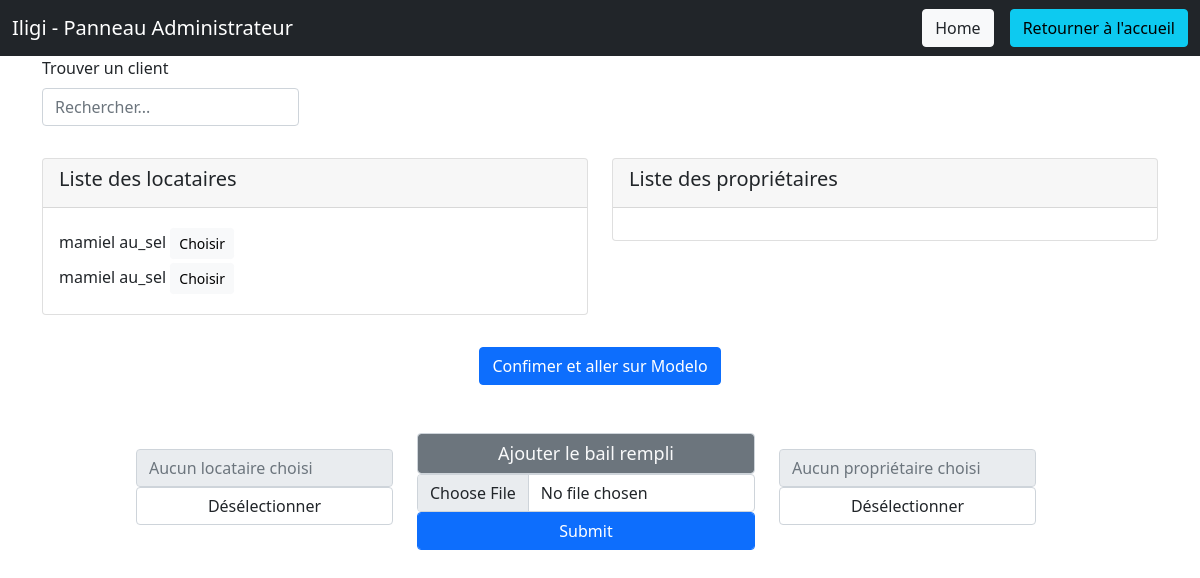
The page /Admin/index.php on the database as committed earlier.
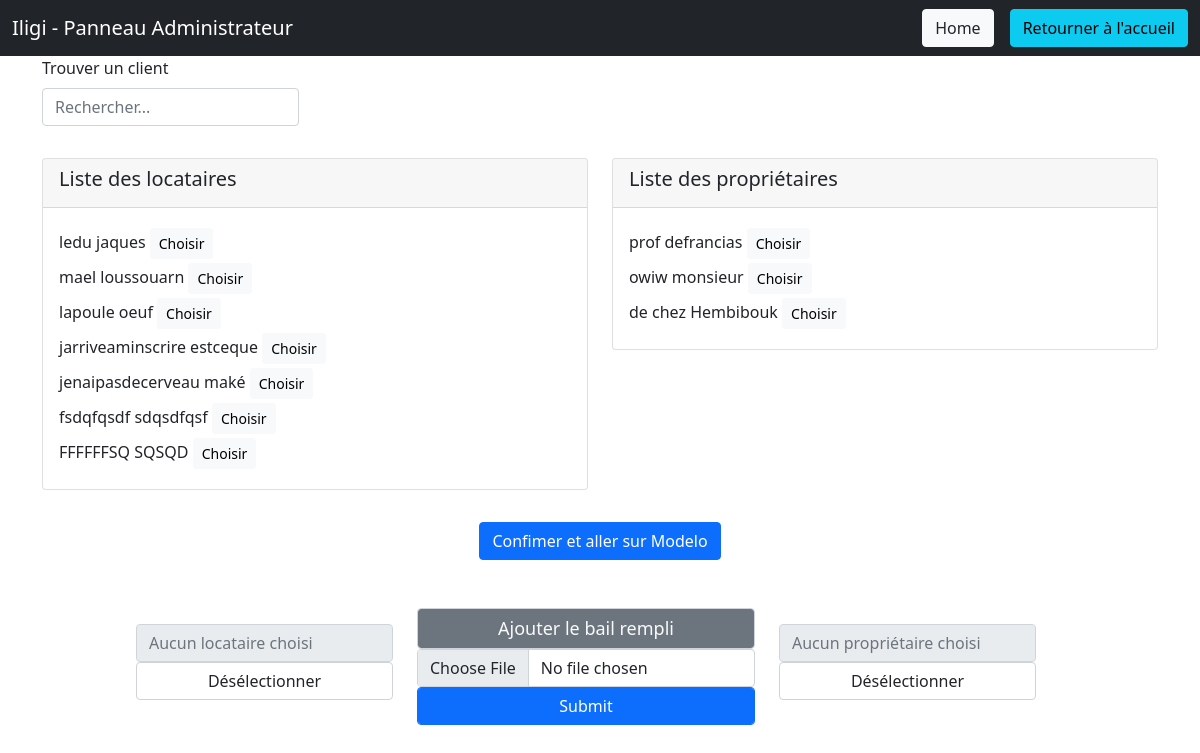
The same page on the database as committed later.
### tables this page shows
CREATE TABLE IF NOT EXISTS `tenant` (
  `id` int(11) NOT NULL AUTO_INCREMENT,
  `surname_tenant` varchar(255) NOT NULL,
  `name_tenant` varchar(255) NOT NULL,
  `email_tenant` varchar(255) NOT NULL,
  `password_tenant` varchar(255) NOT NULL,
  `tel_tenant` varchar(255) NOT NULL,
  `nb_roommates_tenant` varchar(255) NOT NULL,
  `created_at` varchar(255) NOT NULL,
  `updated_at` varchar(255) DEFAULT NULL,
  `identity_piece_tenant` varchar(255) DEFAULT NULL,
  PRIMARY KEY (`id`)
);

CREATE TABLE IF NOT EXISTS `landlord` (
  `id_landlord` int(11) NOT NULL AUTO_INCREMENT,
  `surname_landlord` varchar(255) DEFAULT NULL,
  `name_landlord` varchar(255) DEFAULT NULL,
  `corporate_name_landlord` varchar(255) DEFAULT NULL,
  `tel_landlord` varchar(255) NOT NULL,
  `adress_landlord` varchar(255) DEFAULT NULL,
  `tenant_name` varchar(255) DEFAULT NULL,
  `email_landlord` varchar(255) NOT NULL,
  `password_landlord` varchar(255) NOT NULL,
  `property_title_landlord` varchar(255) DEFAULT NULL,
  `last_fund_call_landlord` varchar(255) DEFAULT NULL,
  `room_charging_landlord` varchar(255) DEFAULT NULL,
  `created_at` varchar(255) NOT NULL,
  `updated_at` varchar(255) DEFAULT NULL,
  PRIMARY KEY (`id_landlord`)
);

### Admin/index.php (called while the page is built, shortened)
<?php
require 'Views/Components/headerAdmin.php';
require 'Models/Admin.php';
$listTenants = getTenants();
$listLandlords = getLandLords();
require 'Views/indexViewAdmin.php';
require 'Views/Components/footerAdmin.php';

### Admin/Models/Admin.php (called while the page is built, shortened)
<?php
function getTenants()
{
  $db = dbConnect();
  $searchTenantNames = $db->prepare("SELECT id, surname_tenant, name_tenant FROM tenant");
  $searchTenantNames->execute();
  return $searchTenantNames;
}
function getLandLords(){
  $db = dbConnect();
  $searchLandlordNames = $db->prepare("SELECT id_landlord, surname_landlord, name_landlord, corporate_name_landlord FROM landlord");
  $searchLandlordNames->execute();
  return $searchLandlordNames;
}
?>

### Admin/Views/indexViewAdmin.php (the view)
<div class="container">
  <div class="row mb-3">
    <div class="col-auto">
      <label for="search_tenant" class="form-label">Trouver un client</label>
      <input name="box_search_tenant" class="form-control" id="searchInput" type="text" placeholder="Rechercher...">
    </div>
  </div>
  <div class="row">
    <div class="col-12 col-md-6 my-3">
      <div class="card">
        <div class="card-header">
          <h5>Liste des locataires</h5>
        </div>
        <div class="card-body">
          <?php
          foreach ($listTenants->fetchAll() as $listTenant) {
            echo "<div class=\"row my-1\" id=\"lessonList\"><div class=\"#lessonList col-12\">" . $listTenant['surname_tenant'] . " " . $listTenant['name_tenant'] . " " . "<input name=\"chose_tenant\" onclick=\"document.getElementById('tenant_chosen').value = '" . $listTenant['surname_tenant'] . ' ' . $listTenant['name_tenant'] . ' ID: ' . $listTenant['id'] . "'\" class=\"btn btn-light btn-sm\"type=\"submit\" value=\"Choisir\"></div></div>";
          }
          ?></div>
      </div>
    </div>
    <div class="col-12 col-md-6 my-3">
      <div class="card">
        <div class="card-header">
          <h5>Liste des propriétaires</h5>
        </div>
        <div class="card-body">
          <?php
          foreach ($listLandlords->fetchAll() as $listLandlord) {
            if ($listLandlord['corporate_name_landlord'] == null) {
              echo "<div class=\"row my-1\" id=\"lessonList\"><div class=\"#lessonList col-12\">" . $listLandlord['surname_landlord'] . " " . $listLandlord['name_landlord'] . " " .  "<input onclick=\"document.getElementById('landlord_chosen').value = '" . $listLandlord['surname_landlord'] . ' ' . $listLandlord['name_landlord'] . ' ID: ' . $listLandlord['id_landlord'] . "'\" name=\"chose_landlord\" class=\"btn btn-light btn-sm\"type=\"submit\" value=\"Choisir\"></div></div>";
            } else {
              echo "<div class=\"row my-1\" id=\"lessonList\"><div class=\"#lessonList col-12\">" . $listLandlord['surname_landlord'] . " " . $listLandlord['name_landlord'] . " de chez " . $listLandlord['corporate_name_landlord'] . " " . "<input onclick=\"document.getElementById('landlord_chosen').value = '" . $listLandlord['corporate_name_landlord'] . ' ID: ' . $listLandlord['id_landlord'] . "'\" name=\"chose_landlord_corporate\" class=\"btn btn-light btn-sm\"type=\"submit\" value=\"Choisir\"></div></div>";
            }
          }
          ?>
        </div>
      </div>
    </div>
  </div>
  <div class="row justify-content-center my-3">
    <div class="col-auto">
      <a class="btn btn-primary " href="https://fnaim.modelo.fr/" target="_blank">Confimer et aller sur Modelo</a></button>
    </div>
  </div>
  <form action="index.php" method="post" enctype="multipart/form-data">
    <div class="row form-check-inline my-5 d-flex justify-content-center">
      <div class="col-auto">
        <input id="tenant_chosen" name="tenant_chosen" class="form-control mt-3" type="text" placeholder="Aucun locataire choisi" readonly>
        <button onclick="document.getElementById('tenant_chosen').value = ''" class="form-control">Désélectionner</button>
      </div>
      <div class="col-auto">
        <input style="font-size:large;" class="form-control bg-secondary text-light text-center" type="text" value="Ajouter le bail rempli" aria-label="Ajouter le bail rempli" readonly>
        <input class="form-control" type="file" name="file_common">
        <input class="form-control btn btn-primary" type="submit" name="submit_file_common">
      </div>
      <div class="col-auto">
        <input id="landlord_chosen" name="landlord_chosen" class="form-control mt-3" type="text" placeholder="Aucun propriétaire choisi" readonly>
        <button onclick="document.getElementById('landlord_chosen').value = ''" class="form-control">Désélectionner</button>
      </div>
    </div>
  </form>
</div>

### Admin/Views/Components/headerAdmin.php (shortened to what this page needs)
<!DOCTYPE html>
<html lang="fr">
<head>
  <link rel="stylesheet" href="../Assets/CSS/bootstrap/css/bootstrap.css">
  <link rel="stylesheet" href="">
</head>
<body>
  <nav class="navbar navbar-dark bg-dark">
  <div class="container-fluid">
    <a class="navbar-brand">Iligi - Panneau Administrateur</a>
    <form class="d-flex d-end">
    <a href="index.php" class="btn btn-light mx-3 text-dark">Home</a>
      <a class="btn btn-info" href="../index.php">Retourner à l'accueil</a>
    </form>
  </div>
</nav>

### Admin/Views/Components/footerAdmin.php (shortened to what this page needs)
</body>
</html>

Rows that differ between the two databases and show on the page:
removed tenant: surname_tenant "mamiel", name_tenant "au_sel"
removed tenant: surname_tenant "mamiel", name_tenant "au_sel"
added tenant: surname_tenant "ledu", name_tenant "jaques"
added tenant: surname_tenant "mael", name_tenant "loussouarn"
added tenant: surname_tenant "lapoule", name_tenant "oeuf"
added tenant: surname_tenant "jarriveaminscrire", name_tenant "estceque"
added tenant: surname_tenant "jenaipasdecerveau", name_tenant "maké"
added tenant: surname_tenant "fsdqfqsdf", name_tenant "sdqsdfqsf"
added tenant: surname_tenant "FFFFFFSQ", name_tenant "SQSQD"
added landlord: surname_landlord "prof", name_landlord "defrancias"
added landlord: surname_landlord "owiw", name_landlord "monsieur"
added landlord: corporate_name_landlord "Hembibouk"
